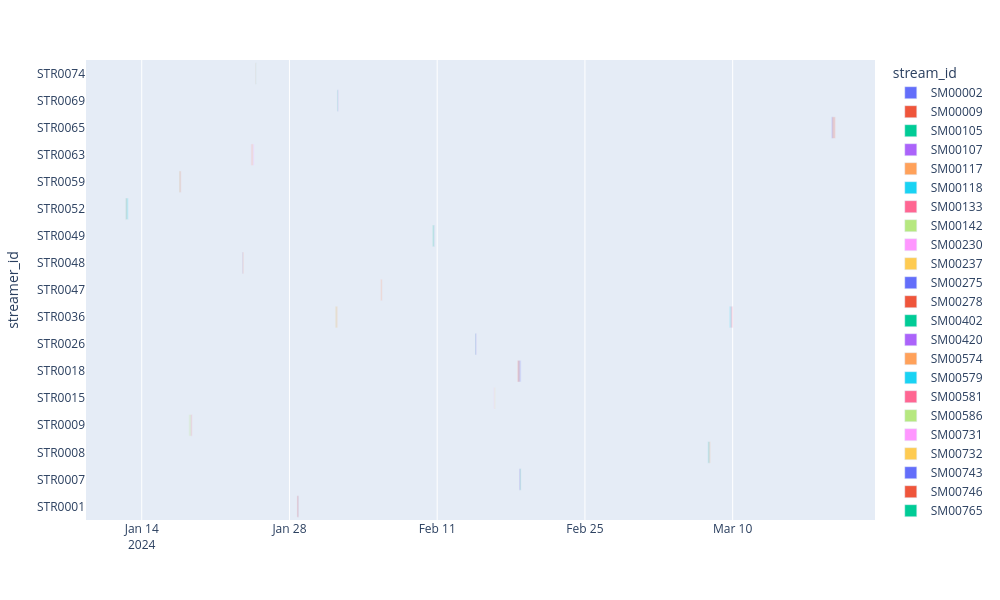

The notebook cell this image was saved under:
### Markdown cell above
I want to see if there are any concurrent/overlapping streams by a certain streamer.

### Code cell
count_overlapping_streams = 0
df_streams_streamer = df_streams.groupby("streamer_id")
overlapping_streams = {"streamer_id":[], "stream_id":[], "start_time":[], "end_time":[]}
df_overlapping_streams = pd.DataFrame(overlapping_streams)
for group, dataframe in df_streams_streamer:
    for row in dataframe.itertuples():
        start = row.started_at
        end = row.ended_at
        for row_to_compare in dataframe.itertuples():
            if (row.stream_id != row_to_compare.stream_id):
                start_compare = row_to_compare.started_at
                end_compare = row_to_compare.ended_at
                i1 = pd.Interval(pd.to_datetime(start), pd.to_datetime(end))
                i2 = pd.Interval(pd.to_datetime(start_compare), pd.to_datetime(end_compare))
                if (i1.overlaps(i2)):
                    # print(f"There is an overlapping stream, by streamer {row.streamer_id} = {row_to_compare.streamer_id}. Stream ids are: {row.stream_id} and {row_to_compare.stream_id}.")
                    count_overlapping_streams +=1
                    new_row = [row.streamer_id, row.stream_id, row.started_at, row.ended_at]
                    df_overlapping_streams.loc[len(df_overlapping_streams)] = new_row

print(f"\nThere are total {count_overlapping_streams} overlapping streams")
display(df_overlapping_streams)

overlapping_timelines = px.timeline(data_frame=df_overlapping_streams, y=df_overlapping_streams["streamer_id"], x_start=df_overlapping_streams["start_time"], x_end=df_overlapping_streams["end_time"], color=df_overlapping_streams["stream_id"], width = 1000, height = 600, opacity=0.2)
overlapping_timelines.show()

### Figure 1 — Plotly figure (JSON) as saved in the notebook; plotly's stock layout.template omitted (floating-point values rounded to 4 significant figures)
{"data": [{"base": ["2024-01-28T18:00:00.000000"], "hovertemplate": "stream_id=SM00002<br>start_time=%{base}<br>end_time=%{x}<br>streamer_id=%{y}<extra></extra>", "legendgroup": "SM00002", "marker": {"color": "#636efa", "opacity": 0.2, "pattern": {"shape": ""}}, "name": "SM00002", "orientation": "h", "showlegend": true, "textposition": "auto", "type": "bar", "x": [10800000], "xaxis": "x", "y": ["STR0001"], "yaxis": "y"}, {"base": ["2024-01-28T17:00:00.000000"], "hovertemplate": "stream_id=SM00009<br>start_time=%{base}<br>end_time=%{x}<br>streamer_id=%{y}<extra></extra>", "legendgroup": "SM00009", "marker": {"color": "#EF553B", "opacity": 0.2, "pattern": {"shape": ""}}, "name": "SM00009", "orientation": "h", "showlegend": true, "textposition": "auto", "type": "bar", "x": [14400000], "xaxis": "x", "y": ["STR0001"], "yaxis": "y"}, {"base": ["2024-02-18T19:00:00.000000"], "hovertemplate": "stream_id=SM00105<br>start_time=%{base}<br>end_time=%{x}<br>streamer_id=%{y}<extra></extra>", "legendgroup": "SM00105", "marker": {"color": "#00cc96", "opacity": 0.2, "pattern": {"shape": ""}}, "name": "SM00105", "orientation": "h", "showlegend": true, "textposition": "auto", "type": "bar", "x": [14400000], "xaxis": "x", "y": ["STR0007"], "yaxis": "y"}, {"base": ["2024-02-18T18:00:00.000000"], "hovertemplate": "stream_id=SM00107<br>start_time=%{base}<br>end_time=%{x}<br>streamer_id=%{y}<extra></extra>", "legendgroup": "SM00107", "marker": {"color": "#ab63fa", "opacity": 0.2, "pattern": {"shape": ""}}, "name": "SM00107", "orientation": "h", "showlegend": true, "textposition": "auto", "type": "bar", "x": [14400000], "xaxis": "x", "y": ["STR0007"], "yaxis": "y"}, {"base": ["2024-03-07T16:00:00.000000"], "hovertemplate": "stream_id=SM00117<br>start_time=%{base}<br>end_time=%{x}<br>streamer_id=%{y}<extra></extra>", "legendgroup": "SM00117", "marker": {"color": "#FFA15A", "opacity": 0.2, "pattern": {"shape": ""}}, "name": "SM00117", "orientation": "h", "showlegend": true, "textposition": "auto", "type": "bar", "x": [21600000], "xaxis": "x", "y": ["STR0008"], "yaxis": "y"}, {"base": ["2024-03-07T15:00:00.000000"], "hovertemplate": "stream_id=SM00118<br>start_time=%{base}<br>end_time=%{x}<br>streamer_id=%{y}<extra></extra>", "legendgroup": "SM00118", "marker": {"color": "#19d3f3", "opacity": 0.2, "pattern": {"shape": ""}}, "name": "SM00118", "orientation": "h", "showlegend": true, "textposition": "auto", "type": "bar", "x": [18000000], "xaxis": "x", "y": ["STR0008"], "yaxis": "y"}, {"base": ["2024-01-18T15:00:00.000000"], "hovertemplate": "stream_id=SM00133<br>start_time=%{base}<br>end_time=%{x}<br>streamer_id=%{y}<extra></extra>", "legendgroup": "SM00133", "marker": {"color": "#FF6692", "opacity": 0.2, "pattern": {"shape": ""}}, "name": "SM00133", "orientation": "h", "showlegend": true, "textposition": "auto", "type": "bar", "x": [14400000], "xaxis": "x", "y": ["STR0009"], "yaxis": "y"}, {"base": ["2024-01-18T11:00:00.000000"], "hovertemplate": "stream_id=SM00142<br>start_time=%{base}<br>end_time=%{x}<br>streamer_id=%{y}<extra></extra>", "legendgroup": "SM00142", "marker": {"color": "#B6E880", "opacity": 0.2, "pattern": {"shape": ""}}, "name": "SM00142", "orientation": "h", "showlegend": true, "textposition": "auto", "type": "bar", "x": [21600000], "xaxis": "x", "y": ["STR0009"], "yaxis": "y"}, {"base": ["2024-02-16T08:00:00.000000"], "hovertemplate": "stream_id=SM00230<br>start_time=%{base}<br>end_time=%{x}<br>streamer_id=%{y}<extra></extra>", "legendgroup": "SM00230", "marker": {"color": "#FF97FF", "opacity": 0.2, "pattern": {"shape": ""}}, "name": "SM00230", "orientation": "h", "showlegend": true, "textposition": "auto", "type": "bar", "x": [9000000], "xaxis": "x", "y": ["STR0015"], "yaxis": "y"}, {"base": ["2024-02-16T10:00:00.000000"], "hovertemplate": "stream_id=SM00237<br>start_time=%{base}<br>end_time=%{x}<br>streamer_id=%{y}<extra></extra>", "legendgroup": "SM00237", "marker": {"color": "#FECB52", "opacity": 0.2, "pattern": {"shape": ""}}, "name": "SM00237", "orientation": "h", "showlegend": true, "textposition": "auto", "type": "bar", "x": [9000000], "xaxis": "x", "y": ["STR0015"], "yaxis": "y"}, {"base": ["2024-02-18T16:00:00.000000"], "hovertemplate": "stream_id=SM00275<br>start_time=%{base}<br>end_time=%{x}<br>streamer_id=%{y}<extra></extra>", "legendgroup": "SM00275", "marker": {"color": "#636efa", "opacity": 0.2, "pattern": {"shape": ""}}, "name": "SM00275", "orientation": "h", "showlegend": true, "textposition": "auto", "type": "bar", "x": [25200000], "xaxis": "x", "y": ["STR0018"], "yaxis": "y"}, {"base": ["2024-02-18T14:00:00.000000"], "hovertemplate": "stream_id=SM00278<br>start_time=%{base}<br>end_time=%{x}<br>streamer_id=%{y}<extra></extra>", "legendgroup": "SM00278", "marker": {"color": "#EF553B", "opacity": 0.2, "pattern": {"shape": ""}}, "name": "SM00278", "orientation": "h", "showlegend": true, "textposition": "auto", "type": "bar", "x": [21600000], "xaxis": "x", "y": ["STR0018"], "yaxis": "y"}, {"base": ["2024-02-14T14:00:00.000000"], "hovertemplate": "stream_id=SM00402<br>start_time=%{base}<br>end_time=%{x}<br>streamer_id=%{y}<extra></extra>", "legendgroup": "SM00402", "marker": {"color": "#00cc96", "opacity": 0.2, "pattern": {"shape": ""}}, "name": "SM00402", "orientation": "h", "showlegend": true, "textposition": "auto", "type": "bar", "x": [9000000], "xaxis": "x", "y": ["STR0026"], "yaxis": "y"}, {"base": ["2024-02-14T14:00:00.000000"], "hovertemplate": "stream_id=SM00420<br>start_time=%{base}<br>end_time=%{x}<br>streamer_id=%{y}<extra></extra>", "legendgroup": "SM00420", "marker": {"color": "#ab63fa", "opacity": 0.2, "pattern": {"shape": ""}}, "name": "SM00420", "orientation": "h", "showlegend": true, "textposition": "auto", "type": "bar", "x": [14400000], "xaxis": "x", "y": ["STR0026"], "yaxis": "y"}, {"base": ["2024-02-01T08:00:00.000000"], "hovertemplate": "stream_id=SM00574<br>start_time=%{base}<br>end_time=%{x}<br>streamer_id=%{y}<extra></extra>", "legendgroup": "SM00574", "marker": {"color": "#FFA15A", "opacity": 0.2, "pattern": {"shape": ""}}, "name": "SM00574", "orientation": "h", "showlegend": true, "textposition": "auto", "type": "bar", "x": [21600000], "xaxis": "x", "y": ["STR0036"], "yaxis": "y"}, {"base": ["2024-03-09T16:00:00.000000"], "hovertemplate": "stream_id=SM00579<br>start_time=%{base}<br>end_time=%{x}<br>streamer_id=%{y}<extra></extra>", "legendgroup": "SM00579", "marker": {"color": "#19d3f3", "opacity": 0.2, "pattern": {"shape": ""}}, "name": "SM00579", "orientation": "h", "showlegend": true, "textposition": "auto", "type": "bar", "x": [21600000], "xaxis": "x", "y": ["STR0036"], "yaxis": "y"}, {"base": ["2024-03-09T19:00:00.000000"], "hovertemplate": "stream_id=SM00581<br>start_time=%{base}<br>end_time=%{x}<br>streamer_id=%{y}<extra></extra>", "legendgroup": "SM00581", "marker": {"color": "#FF6692", "opacity": 0.2, "pattern": {"shape": ""}}, "name": "SM00581", "orientation": "h", "showlegend": true, "textposition": "auto", "type": "bar", "x": [21600000], "xaxis": "x", "y": ["STR0036"], "yaxis": "y"}, {"base": ["2024-02-01T09:00:00.000000"], "hovertemplate": "stream_id=SM00586<br>start_time=%{base}<br>end_time=%{x}<br>streamer_id=%{y}<extra></extra>", "legendgroup": "SM00586", "marker": {"color": "#B6E880", "opacity": 0.2, "pattern": {"shape": ""}}, "name": "SM00586", "orientation": "h", "showlegend": true, "textposition": "auto", "type": "bar", "x": [9000000], "xaxis": "x", "y": ["STR0036"], "yaxis": "y"}, {"base": ["2024-02-05T15:00:00.000000"], "hovertemplate": "stream_id=SM00731<br>start_time=%{base}<br>end_time=%{x}<br>streamer_id=%{y}<extra></extra>", "legendgroup": "SM00731", "marker": {"color": "#FF97FF", "opacity": 0.2, "pattern": {"shape": ""}}, "name": "SM00731", "orientation": "h", "showlegend": true, "textposition": "auto", "type": "bar", "x": [14400000], "xaxis": "x", "y": ["STR0047"], "yaxis": "y"}, {"base": ["2024-02-05T15:00:00.000000"], "hovertemplate": "stream_id=SM00732<br>start_time=%{base}<br>end_time=%{x}<br>streamer_id=%{y}<extra></extra>", "legendgroup": "SM00732", "marker": {"color": "#FECB52", "opacity": 0.2, "pattern": {"shape": ""}}, "name": "SM00732", "orientation": "h", "showlegend": true, "textposition": "auto", "type": "bar", "x": [14400000], "xaxis": "x", "y": ["STR0047"], "yaxis": "y"}, {"base": ["2024-01-23T12:00:00.000000"], "hovertemplate": "stream_id=SM00743<br>start_time=%{base}<br>end_time=%{x}<br>streamer_id=%{y}<extra></extra>", "legendgroup": "SM00743", "marker": {"color": "#636efa", "opacity": 0.2, "pattern": {"shape": ""}}, "name": "SM00743", "orientation": "h", "showlegend": true, "textposition": "auto", "type": "bar", "x": [7200000], "xaxis": "x", "y": ["STR0048"], "yaxis": "y"}, {"base": ["2024-01-23T13:00:00.000000"], "hovertemplate": "stream_id=SM00746<br>start_time=%{base}<br>end_time=%{x}<br>streamer_id=%{y}<extra></extra>", "legendgroup": "SM00746", "marker": {"color": "#EF553B", "opacity": 0.2, "pattern": {"shape": ""}}, "name": "SM00746", "orientation": "h", "showlegend": true, "textposition": "auto", "type": "bar", "x": [10800000], "xaxis": "x", "y": ["STR0048"], "yaxis": "y"}, {"base": ["2024-02-10T13:00:00.000000"], "hovertemplate": "stream_id=SM00765<br>start_time=%{base}<br>end_time=%{x}<br>streamer_id=%{y}<extra></extra>", "legendgroup": "SM00765", "marker": {"color": "#00cc96", "opacity": 0.2, "pattern": {"shape": ""}}, "name": "SM00765", "orientation": "h", "showlegend": true, "textposition": "auto", "type": "bar", "x": [18000000], "xaxis": "x", "y": ["STR0049"], "yaxis": "y"}, {"base": ["2024-02-10T16:00:00.000000"], "hovertemplate": "stream_id=SM00769<br>start_time=%{base}<br>end_time=%{x}<br>streamer_id=%{y}<extra></extra>", "legendgroup": "SM00769", "marker": {"color": "#ab63fa", "opacity": 0.2, "pattern": {"shape": ""}}, "name": "SM00769", "orientation": "h", "showlegend": true, "textposition": "auto", "type": "bar", "x": [7200000], "xaxis": "x", "y": ["STR0049"], "yaxis": "y"}, {"base": ["2024-01-12T11:00:00.000000"], "hovertemplate": "stream_id=SM00817<br>start_time=%{base}<br>end_time=%{x}<br>streamer_id=%{y}<extra></extra>", "legendgroup": "SM00817", "marker": {"color": "#FFA15A", "opacity": 0.2, "pattern": {"shape": ""}}, "name": "SM00817", "orientation": "h", "showlegend": true, "textposition": "auto", "type": "bar", "x": [14400000], "xaxis": "x", "y": ["STR0052"], "yaxis": "y"}, {"base": ["2024-01-12T11:00:00.000000"], "hovertemplate": "stream_id=SM00824<br>start_time=%{base}<br>end_time=%{x}<br>streamer_id=%{y}<extra></extra>", "legendgroup": "SM00824", "marker": {"color": "#19d3f3", "opacity": 0.2, "pattern": {"shape": ""}}, "name": "SM00824", "orientation": "h", "showlegend": true, "textposition": "auto", "type": "bar", "x": [25200000], "xaxis": "x", "y": ["STR0052"], "yaxis": "y"}, {"base": ["2024-01-17T13:00:00.000000"], "hovertemplate": "stream_id=SM00921<br>start_time=%{base}<br>end_time=%{x}<br>streamer_id=%{y}<extra></extra>", "legendgroup": "SM00921", "marker": {"color": "#FF6692", "opacity": 0.2, "pattern": {"shape": ""}}, "name": "SM00921", "orientation": "h", "showlegend": true, "textposition": "auto", "type": "bar", "x": [18000000], "xaxis": "x", "y": ["STR0059"], "yaxis": "y"}, {"base": ["2024-01-17T13:00:00.000000"], "hovertemplate": "stream_id=SM00927<br>start_time=%{base}<br>end_time=%{x}<br>streamer_id=%{y}<extra></extra>", "legendgroup": "SM00927", "marker": {"color": "#B6E880", "opacity": 0.2, "pattern": {"shape": ""}}, "name": "SM00927", "orientation": "h", "showlegend": true, "textposition": "auto", "type": "bar", "x": [14400000], "xaxis": "x", "y": ["STR0059"], "yaxis": "y"}, {"base": ["2024-01-24T08:00:00.000000"], "hovertemplate": "stream_id=SM00993<br>start_time=%{base}<br>end_time=%{x}<br>streamer_id=%{y}<extra></extra>", "legendgroup": "SM00993", "marker": {"color": "#FF97FF", "opacity": 0.2, "pattern": {"shape": ""}}, "name": "SM00993", "orientation": "h", "showlegend": true, "textposition": "auto", "type": "bar", "x": [28800000], "xaxis": "x", "y": ["STR0063"], "yaxis": "y"}, {"base": ["2024-01-24T09:00:00.000000"], "hovertemplate": "stream_id=SM00995<br>start_time=%{base}<br>end_time=%{x}<br>streamer_id=%{y}<extra></extra>", "legendgroup": "SM00995", "marker": {"color": "#FECB52", "opacity": 0.2, "pattern": {"shape": ""}}, "name": "SM00995", "orientation": "h", "showlegend": true, "textposition": "auto", "type": "bar", "x": [14400000], "xaxis": "x", "y": ["STR0063"], "yaxis": "y"}, {"base": ["2024-03-19T08:00:00.000000"], "hovertemplate": "stream_id=SM01017<br>start_time=%{base}<br>end_time=%{x}<br>streamer_id=%{y}<extra></extra>", "legendgroup": "SM01017", "marker": {"color": "#636efa", "opacity": 0.2, "pattern": {"shape": ""}}, "name": "SM01017", "orientation": "h", "showlegend": true, "textposition": "auto", "type": "bar", "x": [18000000], "xaxis": "x", "y": ["STR0065"], "yaxis": "y"}, {"base": ["2024-03-19T10:00:00.000000"], "hovertemplate": "stream_id=SM01026<br>start_time=%{base}<br>end_time=%{x}<br>streamer_id=%{y}<extra></extra>", "legendgroup": "SM01026", "marker": {"color": "#EF553B", "opacity": 0.2, "pattern": {"shape": ""}}, "name": "SM01026", "orientation": "h", "showlegend": true, "textposition": "auto", "type": "bar", "x": [28800000], "xaxis": "x", "y": ["STR0065"], "yaxis": "y"}, {"base": ["2024-02-01T12:00:00.000000"], "hovertemplate": "stream_id=SM01086<br>start_time=%{base}<br>end_time=%{x}<br>streamer_id=%{y}<extra></extra>", "legendgroup": "SM01086", "marker": {"color": "#00cc96", "opacity": 0.2, "pattern": {"shape": ""}}, "name": "SM01086", "orientation": "h", "showlegend": true, "textposition": "auto", "type": "bar", "x": [9000000], "xaxis": "x", "y": ["STR0069"], "yaxis": "y"}, {"base": ["2024-02-01T13:00:00.000000"], "hovertemplate": "stream_id=SM01098<br>start_time=%{base}<br>end_time=%{x}<br>streamer_id=%{y}<extra></extra>", "legendgroup": "SM01098", "marker": {"color": "#ab63fa", "opacity": 0.2, "pattern": {"shape": ""}}, "name": "SM01098", "orientation": "h", "showlegend": true, "textposition": "auto", "type": "bar", "x": [10800000], "xaxis": "x", "y": ["STR0069"], "yaxis": "y"}, {"base": ["2024-01-24T18:00:00.000000"], "hovertemplate": "stream_id=SM01170<br>start_time=%{base}<br>end_time=%{x}<br>streamer_id=%{y}<extra></extra>", "legendgroup": "SM01170", "marker": {"color": "#FFA15A", "opacity": 0.2, "pattern": {"shape": ""}}, "name": "SM01170", "orientation": "h", "showlegend": true, "textposition": "auto", "type": "bar", "x": [9000000], "xaxis": "x", "y": ["STR0074"], "yaxis": "y"}, {"base": ["2024-01-24T19:00:00.000000"], "hovertemplate": "stream_id=SM01173<br>start_time=%{base}<br>end_time=%{x}<br>streamer_id=%{y}<extra></extra>", "legendgroup": "SM01173", "marker": {"color": "#19d3f3", "opacity": 0.2, "pattern": {"shape": ""}}, "name": "SM01173", "orientation": "h", "showlegend": true, "textposition": "auto", "type": "bar", "x": [5400000], "xaxis": "x", "y": ["STR0074"], "yaxis": "y"}], "layout": {"barmode": "overlay", "height": 600, "legend": {"title": {"text": "stream_id"}, "tracegroupgap": 0}, "margin": {"t": 60}, "width": 1000, "xaxis": {"anchor": "y", "domain": [0, 1], "type": "date"}, "yaxis": {"anchor": "x", "domain": [0, 1], "title": {"text": "streamer_id"}}}}
